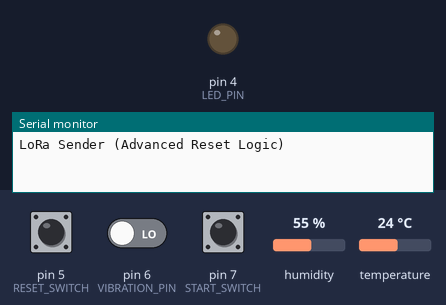
The sketch below on a simulated Arduino Uno, built with avr-gcc and run on an emulated ATmega328P. Shown: output pins drawn as LEDs (lit = HIGH), the last lines printed to the serial monitor. The test bench sets the inputs (shaded band); at power-on: humidity 55 %, pin 5 (RESET_SWITCH) HIGH, pin 6 (VIBRATION_PIN) LOW, pin 7 (START_SWITCH) HIGH, temperature 24 °C. No radio packets arrive unless stated.

Above: at 1.2 s.
1.3 s: humidity set to 68 %
At 2.16 s:
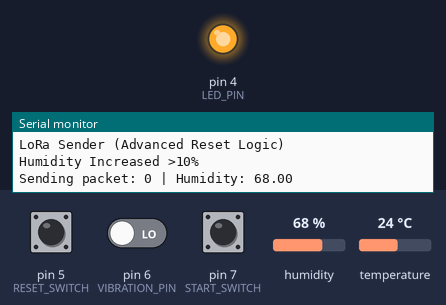
7.3 s: pin 5 (RESET_SWITCH) pulled LOW for 0.15 s
At 8.4 s:
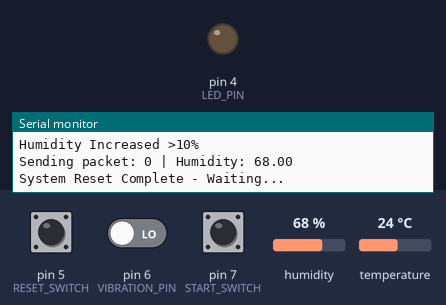
8.9 s: pin 6 (VIBRATION_PIN) driven HIGH
At 9.0 s:
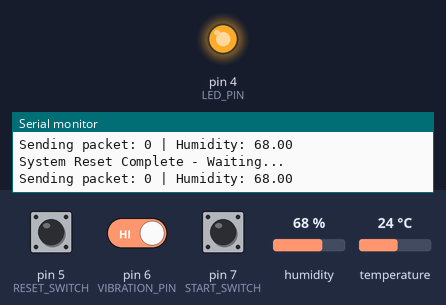
Timing chart, 0 to 20.9 s (numbered marks = the images above; inputs shaded):
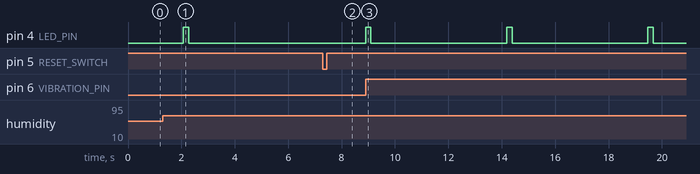

Measured:
- after the input at 1.3 s, pin 4 (LED_PIN): LOW → HIGH after 0.77 s, → LOW 0.20 s later
- after the input at 7.3 s, pin 4 (LED_PIN): stays LOW (without the input it goes to HIGH after 0.05 s)
- after the input at 8.9 s, pin 4 (LED_PIN): alternates HIGH for 0.20 s and LOW for 5.1 s, starting at once

The sketch:

corected_transmiter.ino
```cpp
#include <SPI.h>
#include <LoRa.h>
#include "DHT.h"

#define START_SWITCH 7
#define RESET_SWITCH 5
#define VIBRATION_PIN 6
#define LED_PIN 4
#define DHTPIN 3
#define DHTTYPE DHT11

DHT dht(DHTPIN, DHTTYPE);

int counter = 0;
const unsigned long PACKET_GAP = 5000;

bool transmitMode = false;
int lastVibrationState = LOW;
int lastResetState = HIGH;

float lastHumidity = 0;
bool firstRead = true;

void setup() {
  Serial.begin(9600);
  while (!Serial);

  Serial.println("LoRa Sender (Advanced Reset Logic)");

  pinMode(START_SWITCH, INPUT_PULLUP);
  pinMode(RESET_SWITCH, INPUT_PULLUP);
  pinMode(VIBRATION_PIN, INPUT);
  pinMode(LED_PIN, OUTPUT);

  dht.begin();

  if (!LoRa.begin(433E6)) {
    Serial.println("Starting LoRa failed!");
    while (1);
  }
}

void loop() {

  int resetState = digitalRead(RESET_SWITCH);

  // -------- RESET LOW → System Disabled --------
  if (resetState == LOW) {
    transmitMode = false;
    digitalWrite(LED_PIN, LOW);
  }

  // -------- Detect RESET rising edge (0 → 1) --------
  if (lastResetState == LOW && resetState == HIGH) {
    Serial.println("System Reset Complete - Waiting...");
    transmitMode = false;
    counter = 0;
    firstRead = true;   // reinitialize humidity baseline
  }

  lastResetState = resetState;

  // -------- Only run system if RESET is HIGH --------
  if (resetState == HIGH) {

    int startState = digitalRead(START_SWITCH);
    int vibrationState = digitalRead(VIBRATION_PIN);
    float humidity = dht.readHumidity();

    // START SWITCH
    if (startState == LOW) {
      transmitMode = true;
    }

    // VIBRATION (single trigger)
    if (vibrationState == HIGH && lastVibrationState == LOW) {
      transmitMode = true;
    }
    lastVibrationState = vibrationState;

    // HUMIDITY INCREASE >10%
    if (!isnan(humidity)) {

      if (firstRead) {
        lastHumidity = humidity;
        firstRead = false;
      }

      float increase = humidity - lastHumidity;

      if (increase > 10.0) {
        Serial.println("Humidity Increased >10%");
        transmitMode = true;
        lastHumidity = humidity;
      }
    }

    // CONTINUOUS TRANSMISSION
    if (transmitMode) {

      Serial.print("Sending packet: ");
      Serial.print(counter);
      Serial.print(" | Humidity: ");
      Serial.println(humidity);

      digitalWrite(LED_PIN, HIGH);
      delay(200);
      digitalWrite(LED_PIN, LOW);

      LoRa.beginPacket();
      LoRa.print("hello ");
      LoRa.print(counter);
      LoRa.print(" Humidity: ");
      LoRa.print(humidity);
      LoRa.endPacket();

      counter++;

      delay(PACKET_GAP);
    }
  }
}
```

transmiter.c
```cpp
#define F_CPU 16000000UL
#include <avr/io.h>
#include <util/delay.h>
#include <stdio.h>
#include <string.h>

// ---------------- PIN DEFINITIONS ----------------
#define START_SWITCH   PD7
#define RESET_SWITCH   PD5
#define VIBRATION_PIN  PD6
#define LED_PIN        PD4
#define DHTPIN         PD3

// SPI Pins (ATmega328P) used for LoRa SX1278
#define SS   PB2        // Slave Select(select LoRa)
#define MOSI PB3        // Master Out Slave In (send data from microcontroller to LoRa)
#define MISO PB4        // Master In Slave Out (receive data from LoRa, not used in this project)
#define SCK  PB5        // Serial Clock (clock signal for synchronization)

// ---------------- GLOBAL VARIABLES ----------------
int counter = 0;                    // counts sent packets
uint8_t transmitMode = 0;           // decides whether to send data
uint8_t lastVibrationState = 0;     // detect edge
uint8_t lastResetState = 1;         // detect reset release

float lastHumidity = 0;             // compare changes
uint8_t firstRead = 1;              // initialize first value

// ---------------- UART (for debugging) ----------------
void UART_init() {
    UBRR0H = 0;
    UBRR0L = 103;                   // 9600 baud
    UCSR0B = (1 << TXEN0);
    UCSR0C = (1 << UCSZ01) | (1 << UCSZ00);
}

void UART_sendChar(char c) {
    while (!(UCSR0A & (1 << UDRE0)));
    UDR0 = c;
}

void UART_print(char *str) {
    while (*str) UART_sendChar(*str++);
}

// ---------------- SPI ----------------
void SPI_init() {
    DDRB |= (1 << MOSI) | (1 << SCK) | (1 << SS);
    DDRB &= ~(1 << MISO);

    SPCR = (1 << SPE) | (1 << MSTR) | (1 << SPR0);
}

// sends and receives 1 byte over SPI
uint8_t SPI_transfer(uint8_t data) {
    SPDR = data;
    while (!(SPSR & (1 << SPIF)));
    return SPDR;
}

// ---------------- LoRa (Basic SX1278 Write) ----------------
// write data into LoRa module registers
void LoRa_writeRegister(uint8_t addr, uint8_t value) {
    PORTB &= ~(1 << SS);
    SPI_transfer(addr | 0x80);
    SPI_transfer(value);
    PORTB |= (1 << SS);
}

// VERY simplified packet send
void LoRa_sendPacket(char *data) {
    // Set FIFO pointer
    LoRa_writeRegister(0x0D, 0x00);

    // Write payload
    for (int i = 0; i < strlen(data); i++) {
        LoRa_writeRegister(0x00, data[i]);
    }

    // Payload length
    LoRa_writeRegister(0x22, strlen(data));

    // Set TX mode
    LoRa_writeRegister(0x01, 0x83);

    _delay_ms(100);
}

// ---------------- DHT11 humidity sensor reading ---------------
uint8_t DHT_read(float *humidity) {
    uint8_t data[5] = {0};

    // Request
    DDRD |= (1 << DHTPIN);
    PORTD &= ~(1 << DHTPIN);
    _delay_ms(18);
    PORTD |= (1 << DHTPIN);
    DDRD &= ~(1 << DHTPIN);

    _delay_us(40);

    if (PIND & (1 << DHTPIN)) return 0;

    while (!(PIND & (1 << DHTPIN)));
    while (PIND & (1 << DHTPIN));

    // Read 40 bits
    for (int i = 0; i < 40; i++) {
        while (!(PIND & (1 << DHTPIN)));
        _delay_us(30);

        if (PIND & (1 << DHTPIN))
            data[i / 8] |= (1 << (7 - (i % 8)));

        while (PIND & (1 << DHTPIN));
    }

    *humidity = data[0];                // only integer humidity is used
    return 1;
}

// ---------------- MAIN ----------------
int main(void) {

    UART_init();
    SPI_init();

    // Pin setup
    DDRD &= ~((1 << START_SWITCH) | (1 << RESET_SWITCH) | (1 << VIBRATION_PIN));
    PORTD |= (1 << START_SWITCH) | (1 << RESET_SWITCH); // pull-up

    DDRD |= (1 << LED_PIN);

    while (1) {

        uint8_t resetState = (PIND & (1 << RESET_SWITCH)) ? 1 : 0;

        // when reset button pressed
        if (resetState == 0) {
            transmitMode = 0;               // stop transmitting
            PORTD &= ~(1 << LED_PIN);       // turn off LED
        }

        // when reset button released
        if (lastResetState == 0 && resetState == 1) {
            UART_print("System Reset Complete\n");
            transmitMode = 0;               // reset state
            counter = 0;                    // reset packet counter
            firstRead = 1;
        }

        lastResetState = resetState;

        if (resetState == 1) {

            uint8_t startState = (PIND & (1 << START_SWITCH)) ? 1 : 0;
            uint8_t vibrationState = (PIND & (1 << VIBRATION_PIN)) ? 1 : 0;

            float humidity = 0;

            // manual start
            if (startState == 0) {
                transmitMode = 1;
            }

            // trigger on vibration detected (rising edge)
            if (vibrationState == 1 && lastVibrationState == 0) {
                transmitMode = 1;
            }
            lastVibrationState = vibrationState;

            // DHT read
            if (DHT_read(&humidity)) {

                if (firstRead) {
                    lastHumidity = humidity;
                    firstRead = 0;
                }

                float increase = humidity - lastHumidity;

                // if humidity increased by more than 10% since last read, start transmission
                if (increase > 10.0) {
                    UART_print("Humidity Increased >10%\n");
                    transmitMode = 1;
                    lastHumidity = humidity;
                }
            }

            // TRANSMIT
            if (transmitMode) {

                char buffer[64];
                sprintf(buffer, "hello %d Humidity: %.1f", counter, humidity);

                UART_print(buffer);
                UART_print("\n");

                PORTD |= (1 << LED_PIN);
                _delay_ms(200);
                PORTD &= ~(1 << LED_PIN);

                LoRa_sendPacket(buffer);

                counter++;
                _delay_ms(5000);
            }
        }
    }
}
```
